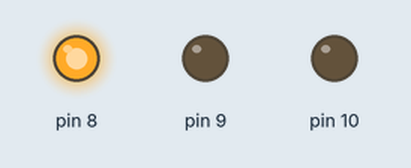
Bench run of a sketch on a simulated Arduino Uno, built with avr-gcc and run on an emulated ATmega328P. On the bench: output pins drawn as LEDs (lit = HIGH).

Above: at 0.2 s.
At 1.7 s:
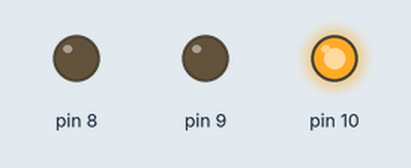
At 3.2 s:
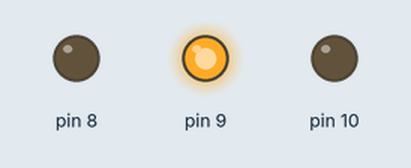
At 4.7 s:
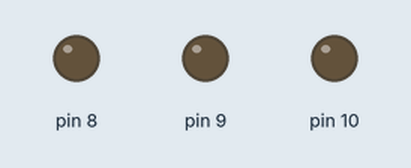
Timing chart, 0 to 5.8 s (numbered marks = the images above):
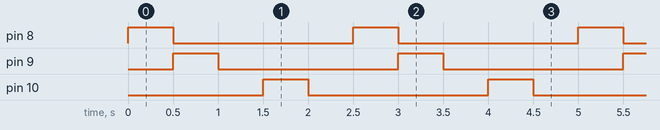

The sketch:

Practica1.ino
```cpp
void setup()
{
  pinMode(8,OUTPUT);
  pinMode(9,OUTPUT);
  pinMode(10,OUTPUT);
  //comportamiento de los pines con pinMode();
}

void loop()
{
  digitalWrite(8,HIGH);
  delay(500);//wait for 1000 millisecond(s)
  digitalWrite(8,LOW);
  digitalWrite(9,HIGH);
  delay(500);//wait for 1000 millisecond(s)
  digitalWrite(9,LOW);
  delay(500); // Wait for 1000 millisecond(s)
  digitalWrite(10,HIGH);
  delay(500);//wait for 1000 millisecond(s)
  digitalWrite(10,LOW);
  delay(500); // Wait for 1000 millisecond(s)
}
```

Measured:
- by itself, pin 8–10: alternates HIGH for 0.50 s and LOW for 2.0 s
- by itself, everything shown: repeats every 2.5 s, in 5 steps
